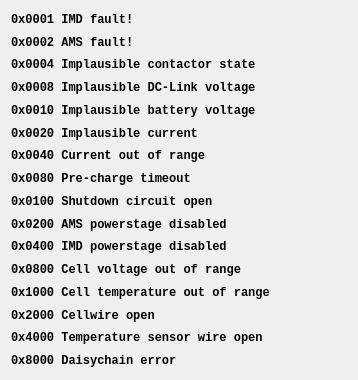
<?xml version="1.0" encoding="UTF-8"?>
<ui version="4.0">
 <class>ErrorDialog</class>
 <widget class="QWidget" name="ErrorDialog">
  <property name="geometry">
   <rect>
    <x>0</x>
    <y>0</y>
    <width>358</width>
    <height>380</height>
   </rect>
  </property>
  <property name="windowTitle">
   <string>BMU errors</string>
  </property>
  <layout class="QGridLayout" name="gridLayout">
   <item row="0" column="0">
    <layout class="QVBoxLayout" name="verticalLayout">
     <item>
      <widget class="QLabel" name="imdFault">
       <property name="font">
        <font>
         <family>Courier New</family>
         <weight>75</weight>
         <bold>true</bold>
        </font>
       </property>
       <property name="text">
        <string>0x0001 IMD fault!</string>
       </property>
      </widget>
     </item>
     <item>
      <widget class="QLabel" name="amsFault">
       <property name="font">
        <font>
         <family>Courier New</family>
         <weight>75</weight>
         <bold>true</bold>
        </font>
       </property>
       <property name="text">
        <string>0x0002 AMS fault!</string>
       </property>
      </widget>
     </item>
     <item>
      <widget class="QLabel" name="impContactor">
       <property name="font">
        <font>
         <family>Courier New</family>
         <weight>75</weight>
         <bold>true</bold>
        </font>
       </property>
       <property name="text">
        <string>0x0004 Implausible contactor state</string>
       </property>
      </widget>
     </item>
     <item>
      <widget class="QLabel" name="impDcLink">
       <property name="font">
        <font>
         <family>Courier New</family>
         <weight>75</weight>
         <bold>true</bold>
        </font>
       </property>
       <property name="text">
        <string>0x0008 Implausible DC-Link voltage</string>
       </property>
      </widget>
     </item>
     <item>
      <widget class="QLabel" name="impBatteryVolt">
       <property name="font">
        <font>
         <family>Courier New</family>
         <weight>75</weight>
         <bold>true</bold>
        </font>
       </property>
       <property name="text">
        <string>0x0010 Implausible battery voltage</string>
       </property>
      </widget>
     </item>
     <item>
      <widget class="QLabel" name="impCurrent">
       <property name="font">
        <font>
         <family>Courier New</family>
         <weight>75</weight>
         <bold>true</bold>
        </font>
       </property>
       <property name="text">
        <string>0x0020 Implausible current</string>
       </property>
      </widget>
     </item>
     <item>
      <widget class="QLabel" name="currentOutOfRange">
       <property name="font">
        <font>
         <family>Courier New</family>
         <weight>75</weight>
         <bold>true</bold>
        </font>
       </property>
       <property name="text">
        <string>0x0040 Current out of range</string>
       </property>
      </widget>
     </item>
     <item>
      <widget class="QLabel" name="preTimeout">
       <property name="font">
        <font>
         <family>Courier New</family>
         <weight>75</weight>
         <bold>true</bold>
        </font>
       </property>
       <property name="text">
        <string>0x0080 Pre-charge timeout</string>
       </property>
      </widget>
     </item>
     <item>
      <widget class="QLabel" name="sdcOpen">
       <property name="font">
        <font>
         <family>Courier New</family>
         <weight>75</weight>
         <bold>true</bold>
        </font>
       </property>
       <property name="text">
        <string>0x0100 Shutdown circuit open</string>
       </property>
      </widget>
     </item>
     <item>
      <widget class="QLabel" name="amsPowerstage">
       <property name="font">
        <font>
         <family>Courier New</family>
         <weight>75</weight>
         <bold>true</bold>
        </font>
       </property>
       <property name="text">
        <string>0x0200 AMS powerstage disabled</string>
       </property>
      </widget>
     </item>
     <item>
      <widget class="QLabel" name="imdPowerstage">
       <property name="font">
        <font>
         <family>Courier New</family>
         <weight>75</weight>
         <bold>true</bold>
        </font>
       </property>
       <property name="text">
        <string>0x0400 IMD powerstage disabled</string>
       </property>
      </widget>
     </item>
     <item>
      <widget class="QLabel" name="cellVoltageOutOfRange">
       <property name="font">
        <font>
         <family>Courier New</family>
         <weight>75</weight>
         <bold>true</bold>
        </font>
       </property>
       <property name="text">
        <string>0x0800 Cell voltage out of range</string>
       </property>
      </widget>
     </item>
     <item>
      <widget class="QLabel" name="cellTemperatureOutOfRange">
       <property name="font">
        <font>
         <family>Courier New</family>
         <weight>75</weight>
         <bold>true</bold>
        </font>
       </property>
       <property name="text">
        <string>0x1000 Cell temperature out of range</string>
       </property>
      </widget>
     </item>
     <item>
      <widget class="QLabel" name="cellwireOpen">
       <property name="font">
        <font>
         <family>Courier New</family>
         <weight>75</weight>
         <bold>true</bold>
        </font>
       </property>
       <property name="text">
        <string>0x2000 Cellwire open</string>
       </property>
      </widget>
     </item>
     <item>
      <widget class="QLabel" name="temperatureOpenWire">
       <property name="font">
        <font>
         <family>Courier New</family>
         <weight>75</weight>
         <bold>true</bold>
        </font>
       </property>
       <property name="text">
        <string>0x4000 Temperature sensor wire open</string>
       </property>
      </widget>
     </item>
     <item>
      <widget class="QLabel" name="daisychainError">
       <property name="font">
        <font>
         <family>Courier New</family>
         <weight>75</weight>
         <bold>true</bold>
        </font>
       </property>
       <property name="text">
        <string>0x8000 Daisychain error</string>
       </property>
      </widget>
     </item>
    </layout>
   </item>
  </layout>
 </widget>
 <resources/>
 <connections/>
</ui>
